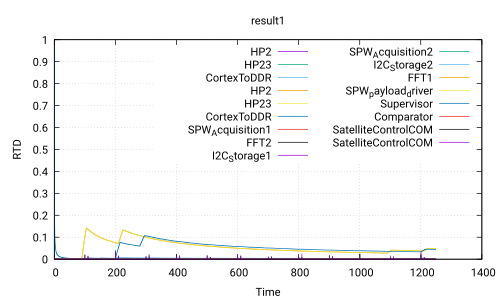

Write the gnuplot code that produced this figure.
 set title 'result1'
 set ylabel 'RTD'
 set xlabel 'Time'
 set grid
 set term pdf
 set output 'Use_case_DoubleCamera_Safety.ATIPPIC.executable280.0_120.0.pdf'
 plot 'Use_case_DoubleCamera_Safety.ATIPPIC.executable280.0_120.0.csv' using 1:2 with lines title 'HP2','Use_case_DoubleCamera_Safety.ATIPPIC.executable280.0_120.0.csv' using 1:3 with lines title 'HP23','Use_case_DoubleCamera_Safety.ATIPPIC.executable280.0_120.0.csv' using 1:4 with lines title 'CortexToDDR','Use_case_DoubleCamera_Safety.ATIPPIC.executable280.0_120.0.csv' using 1:5 with lines title 'HP2','Use_case_DoubleCamera_Safety.ATIPPIC.executable280.0_120.0.csv' using 1:6 with lines title 'HP23','Use_case_DoubleCamera_Safety.ATIPPIC.executable280.0_120.0.csv' using 1:7 with lines title 'CortexToDDR','Use_case_DoubleCamera_Safety.ATIPPIC.executable280.0_120.0.csv' using 1:8 with lines title 'SPW_Acquisition1','Use_case_DoubleCamera_Safety.ATIPPIC.executable280.0_120.0.csv' using 1:9 with lines title 'FFT2','Use_case_DoubleCamera_Safety.ATIPPIC.executable280.0_120.0.csv' using 1:10 with lines title 'I2C_Storage1','Use_case_DoubleCamera_Safety.ATIPPIC.executable280.0_120.0.csv' using 1:11 with lines title 'SPW_Acquisition2','Use_case_DoubleCamera_Safety.ATIPPIC.executable280.0_120.0.csv' using 1:12 with lines title 'I2C_Storage2','Use_case_DoubleCamera_Safety.ATIPPIC.executable280.0_120.0.csv' using 1:13 with lines title 'FFT1','Use_case_DoubleCamera_Safety.ATIPPIC.executable280.0_120.0.csv' using 1:14 with lines title 'SPW_payload_driver','Use_case_DoubleCamera_Safety.ATIPPIC.executable280.0_120.0.csv' using 1:15 with lines title 'Supervisor','Use_case_DoubleCamera_Safety.ATIPPIC.executable280.0_120.0.csv' using 1:16 with lines title 'Comparator','Use_case_DoubleCamera_Safety.ATIPPIC.executable280.0_120.0.csv' using 1:17 with lines title 'SatelliteControlCOM','Use_case_DoubleCamera_Safety.ATIPPIC.executable280.0_120.0.csv' using 1:18 with lines title 'SatelliteControlCOM'
